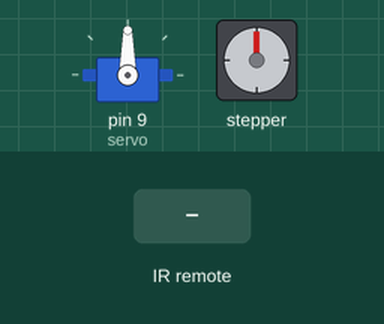
The sketch below on a simulated Arduino Uno, built with avr-gcc and run on an emulated ATmega328P. Parts: servo, stepper motor. Inputs (shaded band) come from the test bench. Stepper angles assume 2048 steps per turn.

Above: at 1.2 s.
1.3 s: infrared code 0x16 received
4.3 s: infrared code 0x44 received
At 4.47 s:
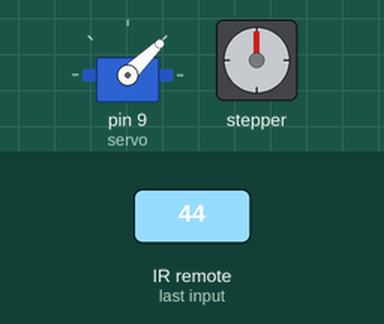
7.3 s: infrared code 0x40 received
10.3 s: infrared code 0x43 received
At 10.49 s:
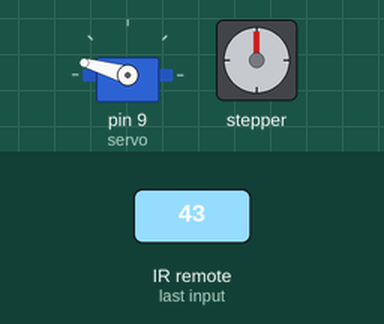
13.3 s: infrared code 0x44 received
At 13.51 s:
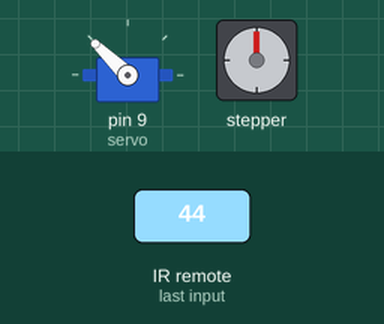
16.3 s: infrared code 0x16 received
At 17.2 s:
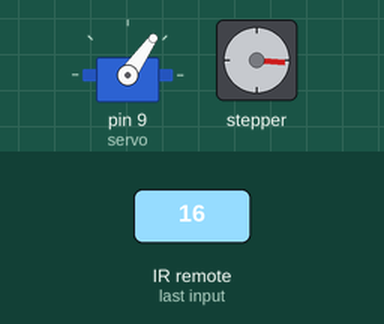
Timing chart, 0 to 22.1 s (numbered marks = the images above; inputs shaded):
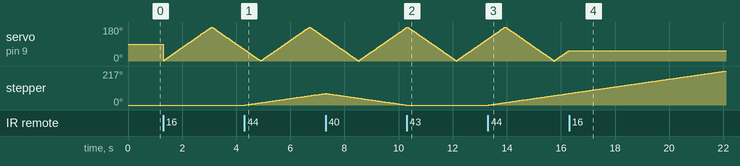

Measured:
- after the input at 4.3 s, stepper: keeps turning clockwise at about 25°/s, starting at once
- after the input at 10.3 s, stepper: stops changing and stays 0°
- after the input at 13.3 s, stepper: keeps turning clockwise at about 25°/s, starting at once
- after the input at 16.3 s, servo on pin 9 (servo): stops changing and stays 55°

The sketch:

arduino-control.ino
```cpp
/*
 * Code to control both a stepper motor and servo on the same board at the same time using IR remote to control actions.
 *
 */


//#define DECODE_DENON        // Includes Sharp
//#define DECODE_JVC
//#define DECODE_KASEIKYO
//#define DECODE_PANASONIC    // the same as DECODE_KASEIKYO
//#define DECODE_LG
#define DECODE_NEC          // Includes Apple and Onkyo
//#define DECODE_SAMSUNG
//#define DECODE_SONY
//#define DECODE_RC5
//#define DECODE_RC6

//#define DECODE_BOSEWAVE
//#define DECODE_LEGO_PF
//#define DECODE_MAGIQUEST
//#define DECODE_WHYNTER

//#define DECODE_DISTANCE     // universal decoder for pulse width or pulse distance protocols
//#define DECODE_HASH         // special decoder for all protocols

#include <Arduino.h>

/*
 * Define macros for input and output pin etc.
 */
#include <IRremote.h>
#include <Stepper.h>
#include <Servo.h>

int servo_pos = 1;
int servo_increment = 1;
unsigned long servo_prev_millis = 0;
int servo_interval = 10;
bool servo_is_on = false;

unsigned long stepper_prev_millis = 0;
unsigned long pause_millis = 0;
int stepper_direction = 0;
int stepper_steps_left = 0;
int stepper_revolutions = 1;
const int stepsPerRevolution = 2048;
int stepper_interval = 6;
bool is_paused = false;


Servo servo;
Stepper myStepper(stepsPerRevolution, 2, 4, 3, 5);

void setup() {
    // Serial.begin(9600);
    // Just to know which program is running on my Arduino
    myStepper.setSpeed(25);
    servo.attach(9);
    /*
     * Start the receiver, enable feedback LED and take LED feedback pin from the internal boards definition
     */
    IrReceiver.begin(7, false);
}

void loop() {
    // Servo step
    if (servo_is_on == true && millis() - servo_prev_millis >= servo_interval){
        if ((servo_pos > 179) || (servo_pos < 1)) // end of sweep
        {
          // reverse direction
          servo_increment = -servo_increment;
        }
        servo_pos += servo_increment;
        servo.write(servo_pos);
        servo_prev_millis = millis();
    }

    // Stepper step
    if (millis() - stepper_prev_millis >= stepper_interval){
      if (is_paused == false && stepper_steps_left > 0){
        myStepper.step(stepper_direction);
        stepper_steps_left -= 1;
      }
      stepper_prev_millis = millis();
    }

    // IR read step
    if (IrReceiver.decode()) {
        IrReceiver.resume(); // Enable receiving of the next value
        if (IrReceiver.decodedIRData.command == 0x16) {
          if (millis() - pause_millis >= 500){
              servo_is_on = !servo_is_on;
              pause_millis = millis();
            }
        }

        if (IrReceiver.decodedIRData.command == 0x44) {
          is_paused = false;
            //Serial.println("Motor up!");
            if (stepper_direction != 1){
              stepper_direction = 1;
              stepper_steps_left = (stepper_revolutions * stepsPerRevolution);
            }
        }
        else if (IrReceiver.decodedIRData.command == 0x40) {
            //Serial.println("Motor down!");
            is_paused = false;
            if (stepper_direction != -1){
              stepper_direction = -1;
              stepper_steps_left = (stepper_revolutions * stepsPerRevolution);
            }
        }

        else if (IrReceiver.decodedIRData.command == 0x43){
          //Serial.println("Pause!");
          // stepper_direction = 0;
          if (millis() - pause_millis >= 500){
              is_paused = !is_paused;
              pause_millis = millis();
            }
//          if (IrReceiver.decodedIRData.command == 0x43){
//            stepper_direction = go_direction;
//          }
          //stepper_steps_left = stepper_steps_left;
        }
    }
}
```
